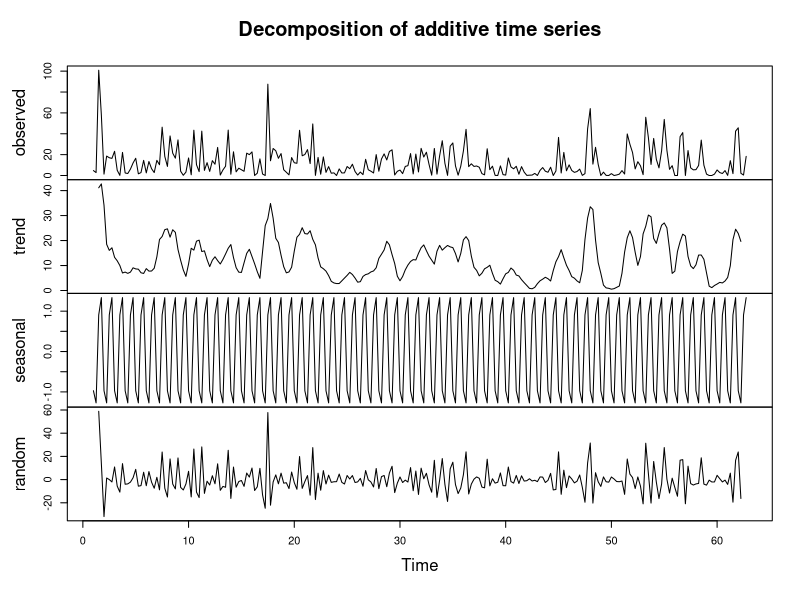
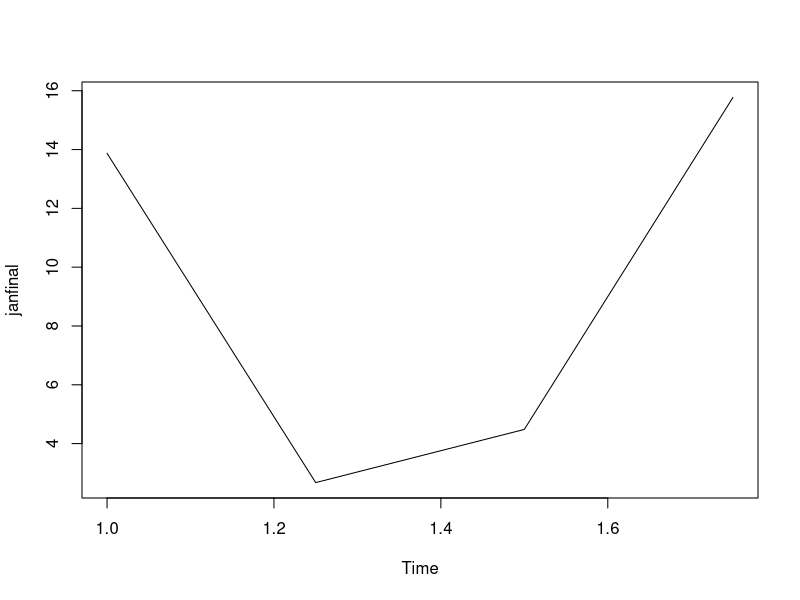
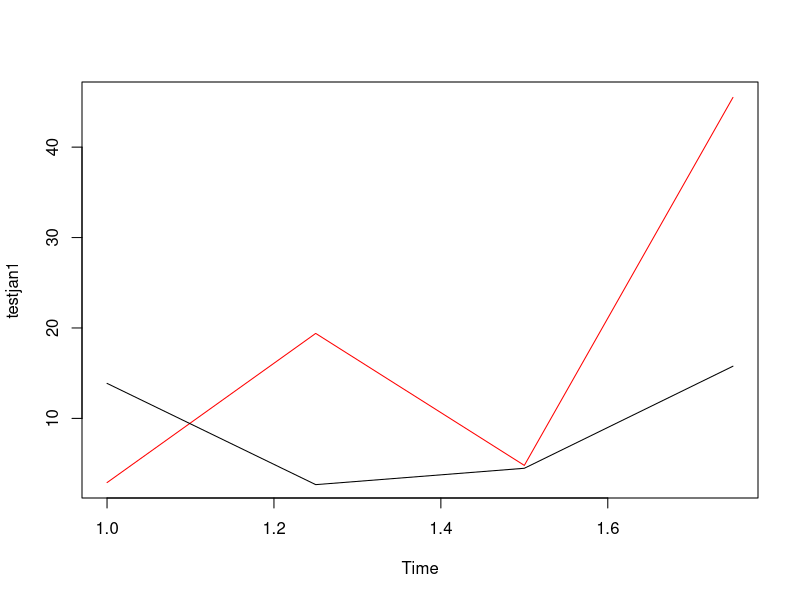
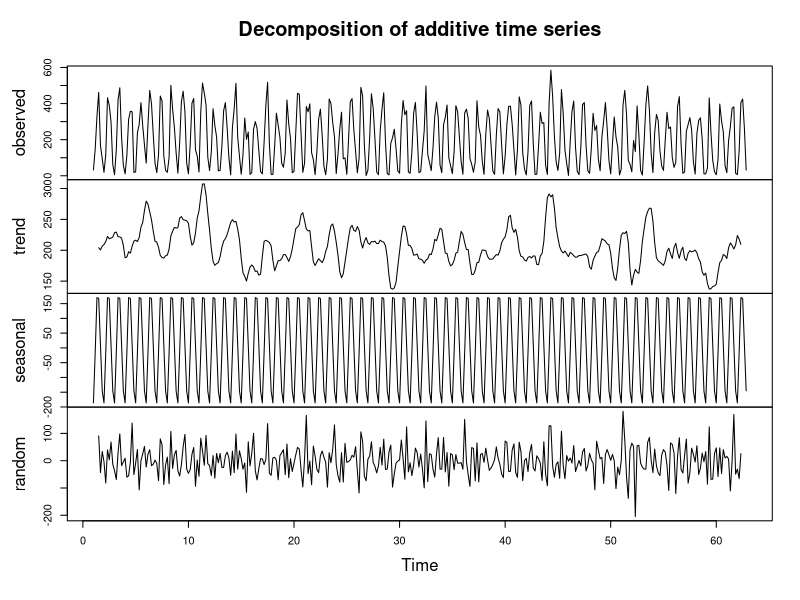
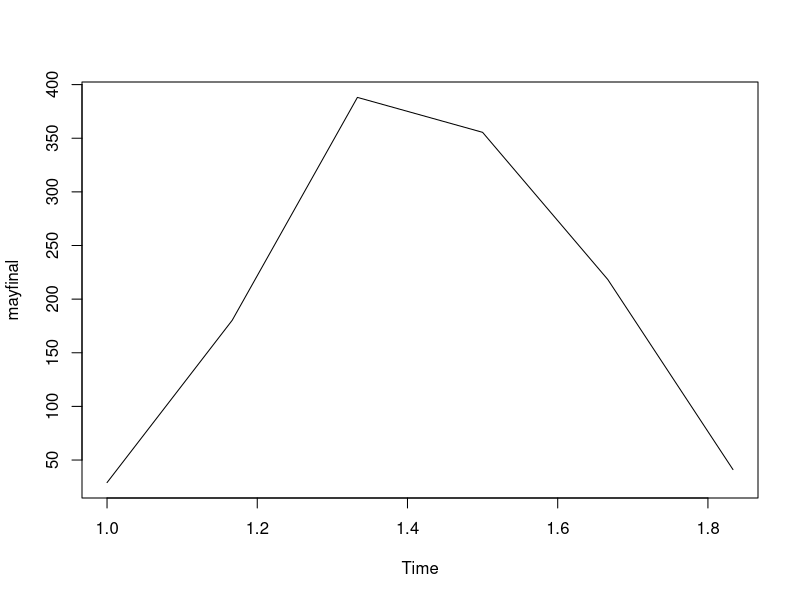
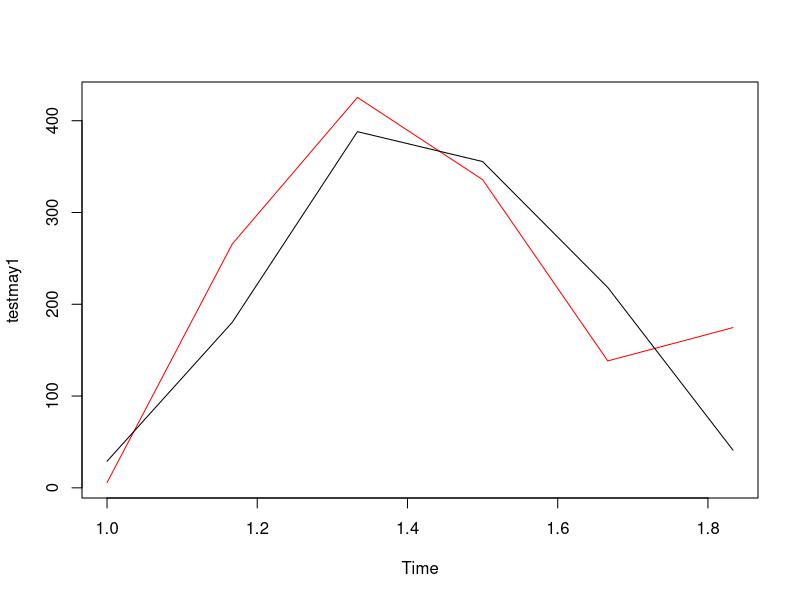
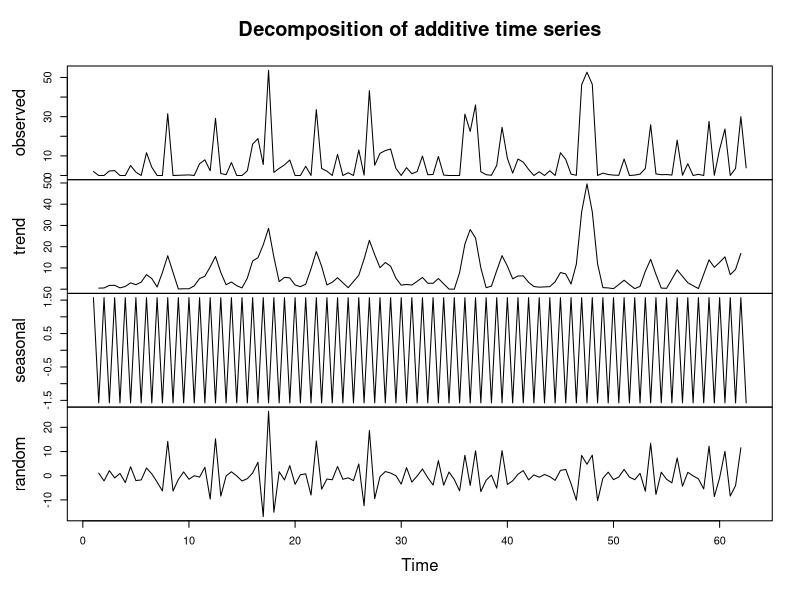
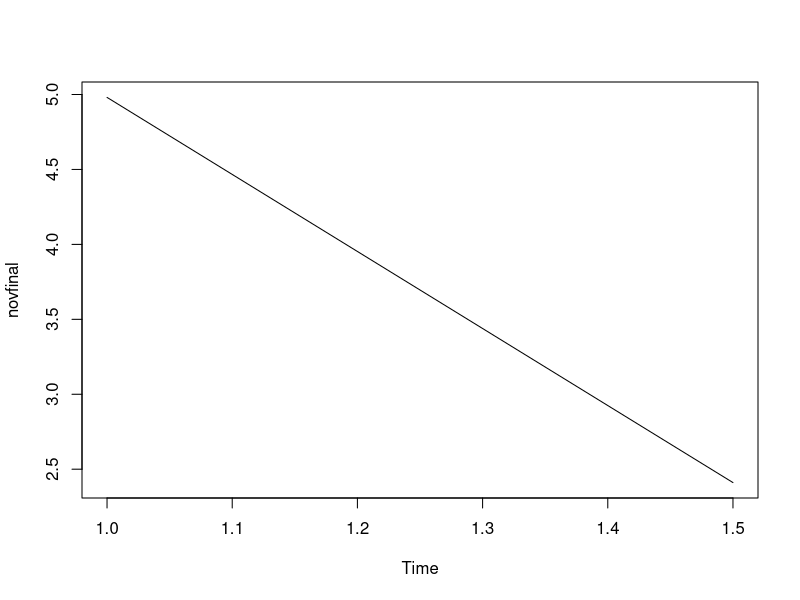

Generate these figures, in order, with R:
data<-read.csv("rainfall.csv",stringsAsFactors = FALSE)
#data.ahead<-read.csv("predictionyearly.csv",stringsAsFactors = FALSE)
library(dplyr)
library(tseries)
library(forecast)
library(reshape)
head(data)
data<-filter(data,SD_Name=="CHATTISGARH")

####   JAN-APR

testjan<-filter(data,YEAR<=2013)
trainjan<-filter(data,YEAR<=2012)
trainjan<-select(trainjan,YEAR,JAN:APR)
testjan<-select(testjan,YEAR,JAN:APR)
trainjan<-melt(trainjan,c("YEAR"))
testjan<-melt(testjan,c("YEAR"))
head(trainjan)
#addahead<-data.frame(YEAR=data.ahead$YEAR,variable=data.ahead$month,value=data.ahead$rain)
#addahead<-filter(addahead,variable=="JAN"|variable=='FEB'|variable=='MAR'|variable=='APR')
#trainjan<-rbind(trainjan,addahead)
tail(testjan)

trainjan<-arrange(trainjan,YEAR)
testjan<-arrange(testjan,YEAR)
head(trainjan,12)
trainjan<-ts(trainjan$value,frequency=4)
testjan<-ts(testjan$value,frequency=4)
class(trainjan)
#class(testjan)
plot(decompose(trainjan))
jantrend<-decompose(trainjan)$trend
jantrendtest<-decompose(testjan)$trend
janseasonal<-decompose(trainjan)$seasonal
janrandom<-decompose(trainjan)$random
jantrend<-na.omit(jantrend)
jantrendtest<-na.omit(jantrendtest)
janrandom<-na.omit(janrandom)
jantrend<-ts(jantrend,frequency=4)
jantrendtest<-ts(jantrendtest,frequency = 4)
janseasonal<-ts(janseasonal,frequency=4)
janrandom<-ts(janrandom,frequency = 4)
modjantrend<-nnetar(jantrend,lambda = 0)
modjanrandom<-nnetar(janrandom)

forjantrend<-forecast(modjantrend,h=4)
forjantrend<-lapply(forjantrend,as.character)
forjantrend<-as.numeric(forjantrend$mean)
forjantrend<-as.data.frame(forjantrend)
#forjantrend<-rename(forjantrend,c(`forjantrend$mean`="rain"))
forjanrandom<-forecast(modjanrandom,h=4)
forjanrandom<-lapply(forjanrandom,as.character)
forjanrandom<-as.numeric(forjanrandom$mean)
forjanrandom<-as.data.frame(forjanrandom)
#forjanrandom<-rename(forjanrandom,c(`forjanrandom$mean`="rain"))

janseas<-head(janseasonal,4)
janseas<-as.data.frame(janseas)

janfinal<-janseas$x+forjantrend$forjantrend+forjanrandom$forjanrandom
janfinal
plot(janfinal)


testjan1<-filter(data,YEAR==2013)
testjan1<-filter(testjan1,SD_Name=="CHATTISGARH")
testjan1<-select(testjan1,YEAR,JAN:APR)
testjan1<-melt(testjan1,c("YEAR"))
testjan1<-ts(testjan1$value,frequency=4)
janfinal<-ifelse(janfinal>0,janfinal,0)
plot(testjan1,col='red')
lines(janfinal)

####

####    MAY-OCT

testmay<-filter(data,YEAR<=2013)
trainmay<-filter(data,YEAR<=2012)
trainmay<-select(trainmay,YEAR,MAY:OCT)
testmay<-select(testmay,YEAR,MAY:OCT)
trainmay<-melt(trainmay,c("YEAR"))
testmay<-melt(testmay,c("YEAR"))
head(trainmay)
tail(testmay)
#addaheadmay<-data.frame(YEAR=data.ahead$YEAR,variable=data.ahead$month,value=data.ahead$rain)
#addaheadmay<-filter(addaheadmay,variable=="MAY"|variable=='JUN'|variable=='JULY'|variable=='AUG'|variable=='SEP'|variable=='OCT')
#trainmay<-rbind(trainmay,addaheadmay)

trainmay<-arrange(trainmay,YEAR)
testmay<-arrange(testmay,YEAR)
head(trainmay,12)
trainmay<-ts(trainmay$value,frequency=6)
testmay<-ts(testmay$value,frequency=6)
class(trainmay)
class(testmay)
plot(decompose(trainmay))
maytrend<-decompose(trainmay)$trend
maytrendtest<-decompose(testmay)$trend
mayseasonal<-decompose(trainmay)$seasonal
mayrandom<-decompose(trainmay)$random
maytrend<-na.omit(maytrend)
maytrendtest<-na.omit(maytrendtest)
mayrandom<-na.omit(mayrandom)
maytrend<-ts(maytrend,frequency=6)
maytrendtest<-ts(maytrendtest,frequency = 6)
mayseasonal<-ts(mayseasonal,frequency=6)
mayrandom<-ts(mayrandom,frequency = 6)
modmaytrend<-nnetar(maytrend,lambda = 0)
modmayrandom<-nnetar(mayrandom)

formaytrend<-forecast(modmaytrend,h=6)
formayrandom<-forecast(modmayrandom,h=6)
formaytrend<-as.data.frame(formaytrend)
mayseas<-head(mayseasonal,6)
mayseas<-as.data.frame(mayseas)
formayrandom<-as.data.frame(formayrandom)
mayseas<-as.data.frame(mayseas)

mayfinal<-mayseas$x+formaytrend$`Point Forecast`+formayrandom$`Point Forecast`
mayfinal
#mayfinal<-ifelse(mayfinal>0,mayfinal,0)
plot(mayfinal)



testmay1<-filter(data,YEAR==2013)
testmay1<-filter(testmay1,SD_Name=="CHATTISGARH")
testmay1<-select(testmay1,YEAR,MAY:OCT)
testmay1<-melt(testmay1,c("YEAR"))
testmay1<-ts(testmay1$value,frequency=6)
mayfinal<-ifelse(mayfinal>0,mayfinal,0)
plot(testmay1,col='red')
lines(mayfinal)

####

####  NOV-DEC

testnov<-filter(data,YEAR<=2013)
trainnov<-filter(data,YEAR<=2012)
trainnov<-select(trainnov,YEAR,NOV:DEC)
testnov<-select(testnov,YEAR,NOV:DEC)
trainnov<-melt(trainnov,c("YEAR"))
testnov<-melt(testnov,c("YEAR"))
head(trainnov)
tail(testnov)
#addaheadnov<-data.frame(YEAR=data.ahead$YEAR,variable=data.ahead$month,value=data.ahead$rain)
#addaheadnov<-filter(addaheadnov,variable=="NOV"|variable=='DEC')
#trainnov<-rbind(trainnov,addaheadnov)

trainnov<-arrange(trainnov,YEAR)
testnov<-arrange(testnov,YEAR)
head(trainnov,12)
trainnov<-ts(trainnov$value,frequency=2)
testnov<-ts(testnov$value,frequency=2)
class(trainnov)
class(testnov)
plot(decompose(trainnov))
novtrend<-decompose(trainnov)$trend
novtrendtest<-decompose(testnov)$trend
novseasonal<-decompose(trainnov)$seasonal
novrandom<-decompose(trainnov)$random
novtrend<-na.omit(novtrend)
novtrendtest<-na.omit(novtrendtest)
novrandom<-na.omit(novrandom)
novtrend<-ts(novtrend,frequency=2)
novtrendtest<-ts(novtrendtest,frequency = 2)
novseasonal<-ts(novseasonal,frequency=2)
novrandom<-ts(novrandom,frequency = 2)
modnovtrend<-nnetar(novtrend)
modnovrandom<-nnetar(novrandom)

fornovtrend<-forecast(modnovtrend,h=2)
fornovrandom<-forecast(modnovrandom,h=2)
fornovtrend<-as.data.frame(fornovtrend)
novseas<-head(novseasonal,2)
novseas<-as.data.frame(novseas)
fornovrandom<-as.data.frame(fornovrandom)
novseas<-as.data.frame(novseas)

novfinal<-novseas$x+fornovtrend$`Point Forecast`+fornovrandom$`Point Forecast`
novfinal
plot(novfinal)


testnov1<-filter(data,YEAR==2013)
testnov1<-filter(testnov1,SD_Name=="CHATTISGARH")
testnov1<-select(testnov1,YEAR,NOV:DEC)
testnov1<-melt(testnov1,c("YEAR"))
testnov1<-ts(testnov1$value,frequency=2)
novfinal<-ifelse(novfinal>0,novfinal,0)
plot(testnov1,col='red')
lines(novfinal)

####

janfinal<-as.data.frame(janfinal)
mayfinal<-as.data.frame(mayfinal)
novfinal<-as.data.frame(novfinal)

jan<-as.numeric(janfinal$x)
jan<-as.data.frame(jan)
jan<-rename(jan,c(jan="rain"))

may<-as.numeric(mayfinal$x)
may<-as.data.frame(may)
may<-rename(may,c(may="rain"))

nov<-as.numeric(novfinal$x)
nov<-as.data.frame(nov)
nov<-rename(nov,c(nov="rain"))

final<-rbind(jan,may,nov)
final<-ts(final$rain,frequency=12)
plot(final)

finaltest<-filter(data,YEAR==2013)
finaltest<-filter(finaltest,SD_Name=="CHATTISGARH")
finaltest<-select(finaltest,YEAR,JAN:DEC)
finaltest<-melt(finaltest,c("YEAR"))
finaltest<-ts(finaltest$value,frequency=12)

plot(finaltest,col='red',ylim=c(0,500))
lines(final)

#final<-as.data.frame(final)
#finallabel<-select(data,JAN:DEC)
#finallabel<-names(finallabel)
#finallabel
#final<-cbind(final,finallabel)
#YEAR<-c(2016,2016,2016,2016,2016,2016,2016,2016,2016,2016,2016,2016)
#final<-cbind(final,YEAR)
#final<-rename(final,c(x="rain",finallabel="month"))

#write.csv(final,"Prediction16.csv")
